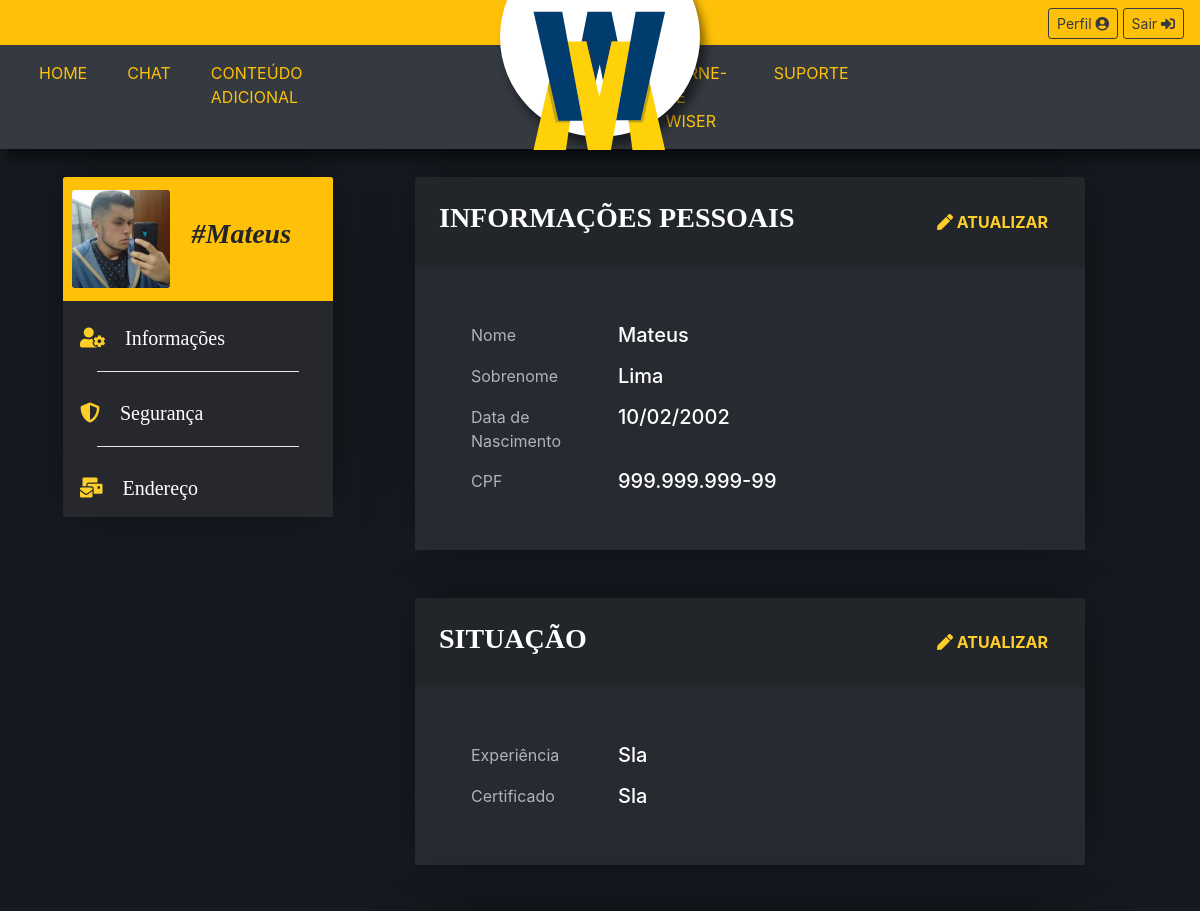
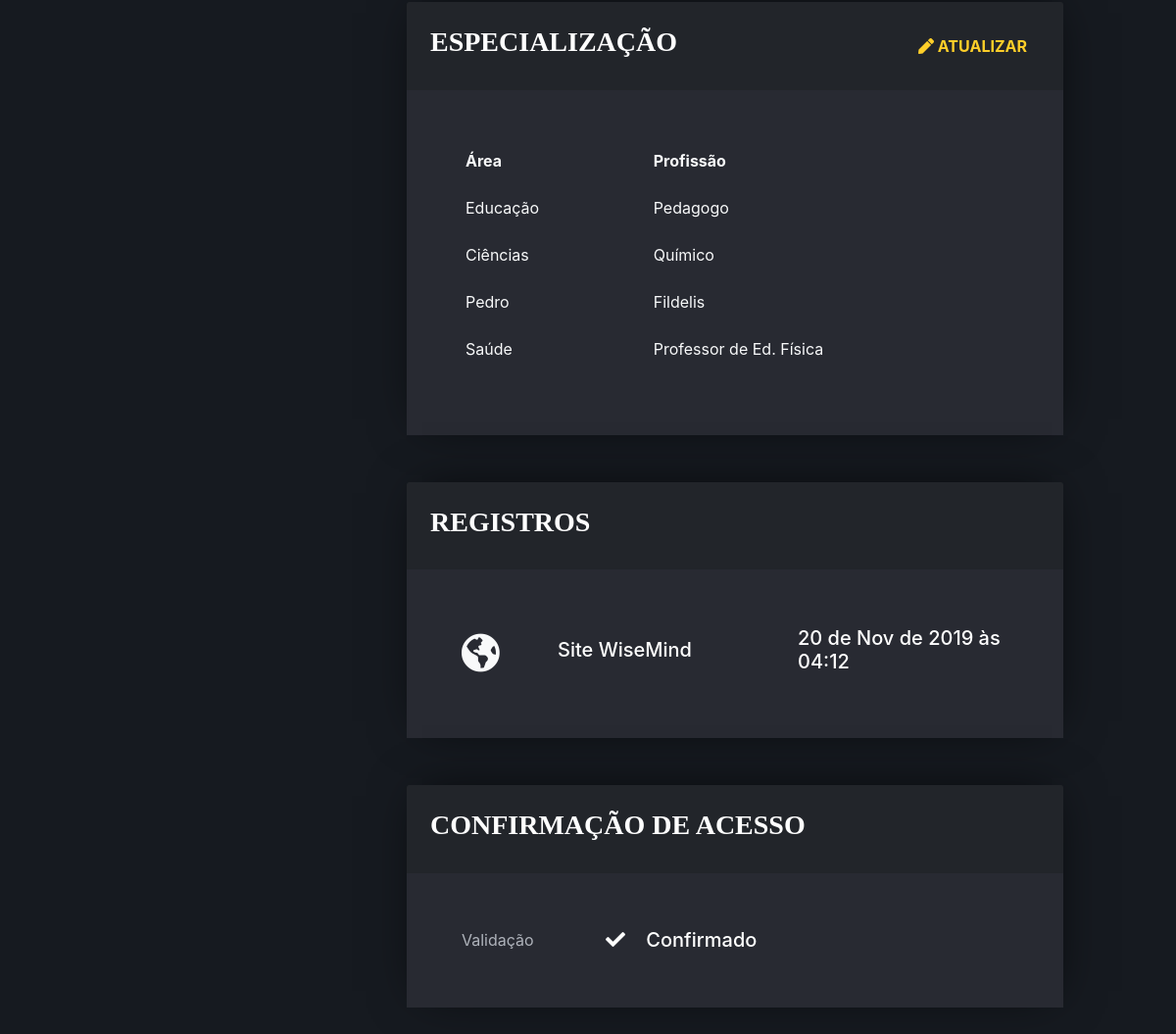
The page /painel-usu.php (signed in) on the database its author committed (2 pictures, top to bottom).
### tables this page shows
CREATE TABLE `usuarios` (
  `id_usuario` int(11) NOT NULL AUTO_INCREMENT,
  `Nome` varchar(25) NOT NULL,
  `Sobrenome` varchar(100) NOT NULL,
  `Data_Nasc` date NOT NULL,
  `Email` varchar(150) NOT NULL,
  `Senha` varchar(40) NOT NULL,
  `Cell` varchar(12) NOT NULL,
  `perfil_img` varchar(64) NOT NULL,
  `Cidade` varchar(60) DEFAULT NULL,
  `Rua` varchar(100) DEFAULT NULL,
  `Estado` varchar(2) DEFAULT NULL,
  `Numero` int(11) DEFAULT NULL,
  `CEP` varchar(9) DEFAULT NULL,
  `Bairro` varchar(100) DEFAULT NULL,
  `CPF` varchar(12) DEFAULT NULL,
  `id_privilegio` int(11) NOT NULL,
  PRIMARY KEY (`id_usuario`),
  UNIQUE KEY `id_usuario` (`id_usuario`),
  KEY `privilegio` (`id_privilegio`)
);

CREATE TABLE `profissional` (
  `id_profissional` int(11) NOT NULL,
  `experiencia` varchar(255) DEFAULT NULL,
  `certificado` varchar(255) NOT NULL,
  `validacao` tinyint(1) NOT NULL,
  `chat_presenca` int(11) DEFAULT NULL,
  `id_vgs` int(11) DEFAULT NULL,
  PRIMARY KEY (`id_profissional`),
  UNIQUE KEY `id_vgs` (`id_vgs`),
  KEY `chat` (`chat_presenca`)
);

CREATE TABLE `especializacao` (
  `id_espc` int(11) NOT NULL AUTO_INCREMENT,
  `Area` varchar(255) NOT NULL,
  `Profissao` varchar(255) NOT NULL,
  `id_prof` int(11) NOT NULL,
  PRIMARY KEY (`id_espc`),
  KEY `fk_EspecProf` (`id_prof`)
);

CREATE TABLE `date_login` (
  `pri_login` date NOT NULL,
  `ultimo_login` timestamp NOT NULL,
  `id_usu` int(11) NOT NULL,
  PRIMARY KEY (`id_usu`)
);

### painel-usu.php (the view, shortened to what this page needs)
<?php
	include('assets/conexao.php');
	if(isset($_SESSION["log_status"]) && $_SESSION["log_status"]==true){
		$sql=('select * from usuarios where id_usuario = '. $_SESSION["id_user"].';');
		$resul=mysqli_query($conexao, $sql);
		$con=mysqli_fetch_array($resul);
		function multiexplode ($delimiters,$string) {
			$ready = str_replace($delimiters, $delimiters[0], $string);
			$launch = explode($delimiters[0], $ready);
			return  $launch;
		}
		$datanasc = explode("-",$con['Data_Nasc']);
		$datanasc = array_reverse($datanasc);
		$datanasc = implode ('/', $datanasc);
		if($con['CPF']){
			$cpf_test = str_split($con['CPF'], 3);
			$cpf = $cpf_test[0].'.'.$cpf_test[1].'.'.$cpf_test[2].'-'.$cpf_test[3];
		}
	if($con['id_privilegio']==1){
		$sql2=('select * from estudantes where id_estudante = '. $_SESSION["id_user"].';');
		$resul2=mysqli_query($conexao, $sql2);
		$est=mysqli_fetch_array($resul2);
	}else if($con['id_privilegio']==2){
		$sql2=('select * from profissional where id_profissional = '. $_SESSION["id_user"].';');
		$resul2=mysqli_query($conexao, $sql2);
		$est=mysqli_fetch_array($resul2);
	}
?>
<!DOCTYPE html>
<html>
<head>
	<?php include('menu.php'); ?>
	<link rel="stylesheet" href="style/painel-usu.css">
</head>
<body>
	<div class="container-fluid position-fixed" style="margin-top:130px">
		<div class="row">
			<div class="col-3 ml-5">
				<div class="card border border-0">
					<div class="card-header bg-warning border-0 pl-2 image-card">
						<button class="btn position-relative p-0 mr-3 btn-perfil-img overflow-hidden"
							data-toggle='modal' data-target='#modalExemplo' href="#">
							<img src="<?php echo($con['perfil_img']); ?>" alt="">
						</button>
						<label class="align-items-center text-font-calibri h3 font-italic font-weight-bold h-100">
							<p class="">#<?php echo($con['Nome']);?></p>
						</label>
					</div>
					<div class="card-body border-0 p-0" style="background-color:#26282E;">
						<div id="itens-nav" class="list-nav w-100">
							<ul class="nav flex-column text-font-calibri">
								<li class="nav-item config-item">
									<button class="btn nav-link h5 pt-4 mb-0 w-100 text-left rounded-0 btn-outline"
										name="btn-informacao" id="botao-conteudo-1" href="#"><i
											class="fas fa-user-cog mr-3 h5"></i>
										<label class="h5 cursor-pointer">Informações</label></button>
								</li>
								<hr class="w-75 bg-white my-1">
								<li class="nav-item config-item">
									<button class="btn nav-link h5 pt-4 mb-0 w-100 text-left rounded-0 btn-outline"
										name="btn-seguranca" id="botao-conteudo-2" href="#"><i
											class="fas fa-shield-alt mr-3 h5"></i> <label
											class="h5 cursor-pointer">Segurança</label></button>
								</li>
								<hr class="w-75 bg-white my-1">
								<li class="nav-item config-item">
									<button class="btn nav-link h5 pt-4 mb-0 w-100 text-left rounded-0 btn-outline"
										name="btn-endereco" id="botao-conteudo-3" href="#"><i
											class="fas fa-mail-bulk mr-3 h5"></i>
										<label class="h5 cursor-pointer">Endereço</label></button>
								</li>
							</ul>
						</div>
					</div>
				</div>
			</div>
		</div>
	</div>
	<div class="container-fluid" style="margin-top:130px">
		<div class="row mb-5" id="informacao">
			<div class="col-7 offset-4">
				<div class="card border border-0 bg-transparent">
					<div class="card-header border-bottom-0 text-white p-4 d-flex">
						<label class="h3 text-font-calibri"><b>INFORMAÇÕES PESSOAIS</b></label>
						<button class="btn btn-hover-white ml-auto" id="atualizar-1"><i class="fas fa-pen"></i><b>
								ATUALIZAR</b></button>
					</div>
					<div class="card-body border-0 p-5 " id="informacoes-1">
						<div class="row p-2">
							<div class="col-3">
								<span class="text-clear">Nome</span>
							</div>
							<div class="col-9">
								<span class="h5 text-white"><?php echo($con['Nome']);?></span>
							</div>
						</div>
						<div class="row p-2">
							<div class="col-3">
								<span class="text-clear">Sobrenome</span>
							</div>
							<div class="col-9">
								<span class="h5 text-white"><?php echo($con['Sobrenome']);?></span>
							</div>
						</div>
						<div class="row p-2">
							<div class="col-3">
								<span class="text-clear">Data de Nascimento</span>
							</div>
							<div class="col-9">
								<span class="h5 text-white"><?php echo $datanasc ?></span>
							</div>
						</div>
						<div class="row p-2">
							<div class="col-3">
								<span class="text-clear">CPF</span>
							</div>
							<div class="col-9">
								<span
									class="h5 text-white"><?php if($con['CPF']==0){echo("Adicionar");}else{echo($cpf);}?></span>
							</div>
						</div>
					</div>
				</div>
			</div>
		</div>
		<?php
			if($con['id_privilegio']==2){
		?>
		<div class="row mb-5" id="informacao-2-1">
			<div class="col-7 offset-4">
				<div class="card border border-0 bg-transparent">
					<div class="card-header border-bottom-0 text-white p-4 d-flex">
						<label class="h3 text-font-calibri"><b>SITUAÇÃO</b></label>
						<button class="btn btn-hover-white ml-auto" id="atualizar-7"><i class="fas fa-pen"></i><b>
								ATUALIZAR</b></button>
					</div>
					<div class="card-body border-0 p-5" id="informacoes-7">
						<div class="row p-2">
							<div class="col-3">
								<span class="text-clear">Experiência</span>
							</div>
							<div class="col-9">
								<span class="h5 text-white"><?php echo($est['experiencia']); ?></span>
							</div>
						</div>
						<div class="row p-2">
							<div class="col-3">
								<span class="text-clear">Certificado</span>
							</div>
							<div class="col-9">
								<span class="h5 text-white"><?php echo($est['certificado']); ?></span>
							</div>
						</div>
					</div>
				</div>
			</div>
		</div>
		<div class="row mb-5" id="informacao-2-2">
			<div class="col-7 offset-4">
				<div class="card border border-0 bg-transparent">
					<div class="card-header border-bottom-0 text-white p-4 d-flex">
						<label class="h3 text-font-calibri"><b>ESPECIALIZAÇÃO</b></label>
						<button class="btn btn-hover-white ml-auto" id="atualizar-8"><i class="fas fa-pen"></i><b>
								ATUALIZAR</b></button>
					</div>
						<?php
						$sql_pesq=('select * from especializacao where id_prof = "'.$_SESSION["id_user"].'";');
						$sql_pesq_query = mysqli_query($conexao, $sql_pesq) or die (mysqli_error($conexao));
						$cont = mysqli_num_rows( $sql_pesq_query);
					?>
					<div class="card-body border-0 p-5" id="informacoes-8">
						<?php
							if($cont==0){
								echo('<div class="row p-2">
									<div class="col-9">
										<span class="h5 text-white">Adicionar</span>
									</div>
								</div>');
							}else{
						?>
						<table class="table table-borderless text-light">
							<thead>
								<tr>
									<th scope="col">Área</th>
									<th scope="col">Profissão</th>
								</tr>
							</thead>
							<tbody>
								<?php
								$sqlmostrar=('select * from especializacao where id_prof = "'.$_SESSION["id_user"].'";');
								$resul3=mysqli_query($conexao, $sqlmostrar);
								while($con_prof=mysqli_fetch_array($resul3)){
									echo('
										<tr>
											<td>'.$con_prof["Area"].'</td>
											<td>'.$con_prof["Profissao"].'</td>
											</tr>');
									}
								?>
							</tbody>
						</table>
						<?php
							}
						?>
					</div>
				</div>
			</div>
		</div>
		<?php
			}
		?>
		<div class="row mb-5" id="informacao-reg">
			<div class="col-7 offset-4">
				<div class="card border border-0 bg-transparent">
					<div class="card-header border-bottom-0 text-white p-4 d-flex">
						<label class="h3 text-font-calibri"><b>REGISTROS</b></label>
					</div>
					<div class="card-body border-0 p-5">
						<div class="row p-2">
							<div class="col-2">
								<span class="text-light" style="font-size:40px"><i
										class="fas fa-globe-americas"></i></span>
							</div>
							<div class="col-5 align-items-center  d-flex">
								<span class="h5 text-white">Site WiseMind</span>
							</div>
							<div class="col-5 align-items-center d-flex">
								<span class="h5 text-white align-middle">
									<?php
										$sql_register= ('select ultimo_login from date_login where id_usu = '.$_SESSION['id_user'].';');
										$ultimo_date = mysqli_query($conexao, $sql_register);
										$register = mysqli_fetch_array($ultimo_date);
										$exploded = multiexplode(array(" ","-",":"),$register['ultimo_login']);
										echo($exploded[2].' de '.ucfirst(strftime( "%h" , mktime($exploded[1]))) .' de '.$exploded[0].' às '.$exploded[3].':'.$exploded[4]);
									?>
								</span>
							</div>
						</div>
					</div>
				</div>
			</div>
		</div>
		<?php
			if($con['id_privilegio']==2){
		?>
			<div class="row mb-5" id="acesso">
				<div class="col-7 offset-4">
					<div class="card border border-0 bg-transparent">
						<div class="card-header border-bottom-0 text-white p-4 d-flex">
							<label class="h3 text-font-calibri"><b>CONFIRMAÇÃO DE ACESSO</b></label>
						</div>
						<div class="card-body border-0 p-5">
							<div class="row p-2">
								<div class="col-3">
									<span class="text-clear">Validação</span>
								</div>
								<div class="col-9">
									<span class="h5 text-white">
									<?php
										if($est['validacao']==true){
											echo('<i class="fas fa-check mr-3"></i> Confirmado');
										}else{
											echo('<i class="fas fa-times mr-3"></i> Não Confirmado');
										}
									?>
									</span>
								</div>
							</div>
						</div>
					</div>
				</div>
			</div>
		<?php } ?>
	</div>
</body>
<?php
		}else{
			$_SESSION["facaLog"]=true;
        	echo('<script>window.location.href = "login.php";</script>');
		}
?>
</html>

### style/painel-usu.css (style rules this page uses)
body { background: #161a20; }
.card { -webkit-box-shadow: 2px -3px 48px -14px rgba(0, 0, 0, 0.75); -moz-box-shadow: 2px -3px 48px -14px rgba(0, 0, 0, 0.75); box-shadow: 2px -3px 48px -14px rgba(0, 0, 0, 0.75); }
.text-font-calibri { font-family: "Calibri"; }
.btn-hover-white { color: #ffcf29; }
.card-header { background-color: rgba(38, 40, 46, 0.8) }
.card-body { background-color: rgba(47, 49, 56, 0.75) }
.text-clear { color: #afb3bb; }
.card { animation: zoomInDown 0.5s linear; }
.nav-link i { color: #ffcf29; }
.nav-link { color: #fff; }
.cursor-pointer { cursor: pointer; }
.image-card { overflow: hidden; }
.btn-perfil-img { height: 100px; width: 100px; }
.btn-perfil-img img { transition: 0.1s linear; width: 100px; height: 100px; background-size: cover; }

### rows shown on the page
usuarios: perfil_img (picture), Nome "Mateus", Sobrenome "Lima", Data_Nasc "10/02/2002", CPF "999.999.999-99"
profissional: experiencia "Sla", certificado "Sla"
especializacao: Area "Educação", Profissao "Pedagogo"
especializacao: Area "Ciências", Profissao "Químico"
especializacao: Area "Pedro", Profissao "Fildelis"
especializacao: Area "Saúde", Profissao "Professor de Ed. Física"
date_login: ultimo_login "20", ultimo_login "Nov", ultimo_login "2019", ultimo_login "04", ultimo_login "12"
